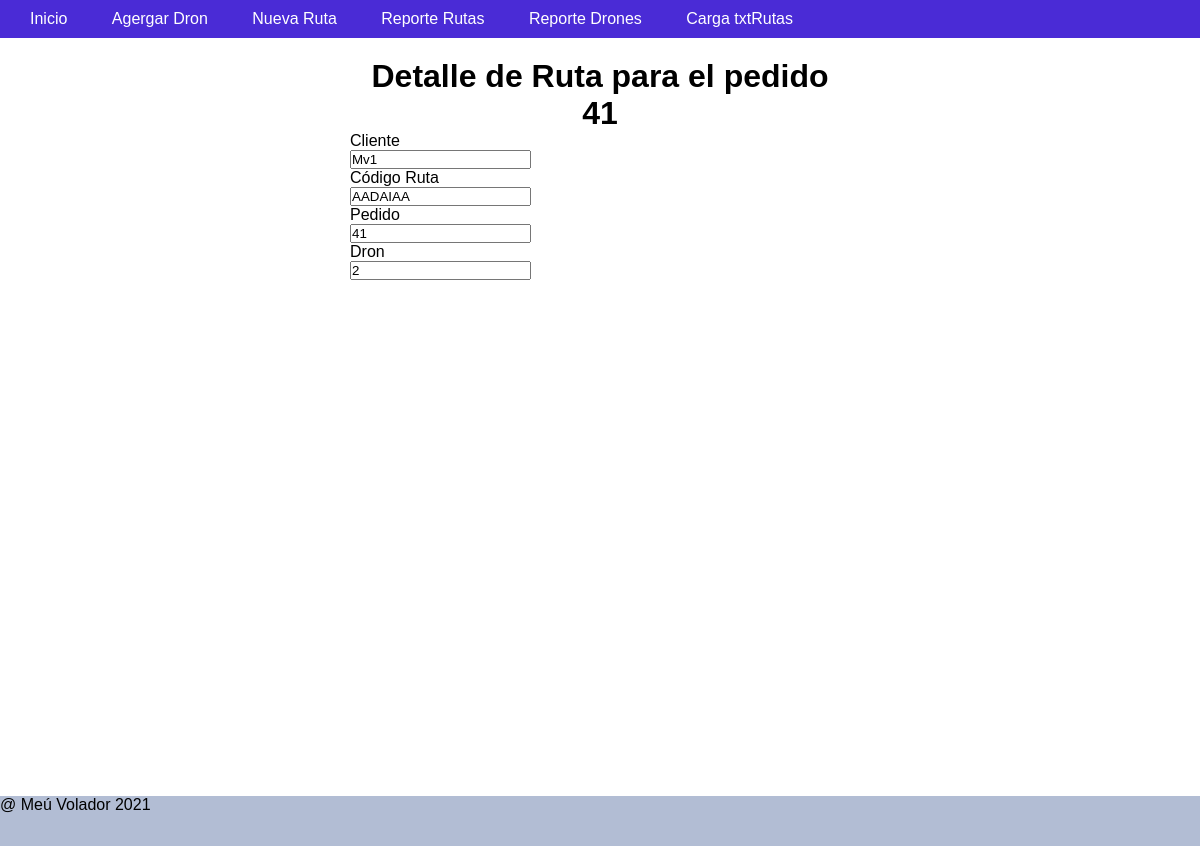
The page /reporte/DetalleRuta/7 on the database its author committed.
### tables this page shows
CREATE TABLE `rutas` (
  `id` int(11) NOT NULL AUTO_INCREMENT,
  `cliente` varchar(30) DEFAULT NULL,
  `coderuta` varchar(15) DEFAULT NULL,
  `pedido` varchar(15) DEFAULT NULL,
  `dron` int(11) DEFAULT NULL,
  `latitud` longblob DEFAULT NULL,
  `longitud` longblob DEFAULT NULL,
  PRIMARY KEY (`id`)
);

### libs/view.php (called while the page is built, shortened)
<?php
class View{
    function render($nombre){
        require 'views/' . $nombre . '.php';
    }
}
?>

### controllers/reporte.php (called while the page is built, shortened)
<?php
    class Reporte extends Controller{
        function __construct()
        {
            $this->view->rutas = [];
        }
        function DetalleRuta($param=null){
            $idRuta=$param[0];
            $ruta = $this->model->getById($idRuta);
            $this->view->ruta = $ruta;
            $this->view->mensaje ="";
            $this->view->render('reporte/detalleruta');
        }
    }
?>

### index.php (called while the page is built, shortened)
<?php
    require_once 'libs/db.php';
    require_once 'libs/controller.php';
    require_once 'libs/view.php';
    $app = new App();
?>

### models/reportemodel.php (called while the page is built, shortened)
<?php
class ReporteModel extends Model{
    public function getById($id){
        $item = new Ruta();
        $query = $this->db->connect()->prepare("SELECT * FROM RUTAS WHERE id=:id");
        try{
           $query->execute(['id'=> $id]) ;
           while ($row = $query->fetch()) {
                $item ->id =$row['id'];
                $item ->cliente =$row['cliente'];
                $item ->ruta =$row['coderuta'];
                $item ->pedido =$row['pedido'];
                $item ->dron =$row['dron'];
           }
           return $item;
        }catch(PDOException $e){
            return [];
        }
    }
}
?>

### libs/db.php (called while the page is built)
<?php
class DB{
    private $host;
    private $db;
    private $user;
    private $password;
    private $charset;
    public function __construct()
    {
        $this->host = constant('HOST');
        $this->db = constant('DB');
        $this->user = constant('USER');
        $this->password = constant('PASSWORD');
        $this->charset = constant('CHARSET');
    }
    function connect(){
        try{
            $connection = "mysql:host=" . $this->host . ";dbname=" . $this->db . ";charset=" . $this->charset;
            $options = [
                PDO::ATTR_ERRMODE            => PDO::ERRMODE_EXCEPTION,
                PDO::ATTR_EMULATE_PREPARES   => false,
            ];
            $pdo = new PDO($connection, $this->user, $this->password, $options);
            return $pdo;
        }catch(PDOException $e){
            print_r('Error connection: ' . $e->getMessage());
        }
    }
}
?>

### libs/controller.php (called while the page is built, shortened)
<?php
class Controller{
    function loadModel($model){
        $url = 'models/'.$model.'model.php';
        if(file_exists($url)){
            $this->model = new $modelName();
        }
    }
}
?>

### views/reporte/detalleruta.php (the view, shortened to what this page needs)
<!DOCTYPE html>
<html lang="en">
<head>
</head>
<body>
        <?php     require 'views/header.php';       ?>
       <div id="main">
       <h1 class="center">Detalle de Ruta para el pedido <?php echo $this->ruta->pedido; ?></h1>
       <form action="<?php echo constant('URL')?>reporte/CrearRuta" method="POST">
           <p>
               <label for="cliente">Cliente</label><br>
               <input type="text" name="cliente" value="<?php echo $this->ruta->cliente; ?>" required>
           </p>
           <p>
               <label for="ruta"> Código Ruta </label><br>
               <input type="text" name="ruta" value="<?php echo $this->ruta->ruta; ?>"required>
           </p>
           <p>
               <label for="pedido"> Pedido</label><br>
               <input type="text" name="pedido" value="<?php echo $this->ruta->pedido; ?>" required>
           </p>
           <p>
               <label for="dron"> Dron</label><br>
               <input type="text" name="dron" value="<?php echo $this->ruta->dron; ?>"required>
           </p>
                <br><br>
       </form>
       </div>
        <?php     require 'views/footer.php';       ?>
</body>
</html>

### public/css/main.css (style rules this page uses)
* { padding: 0; margin: 0; }
body { font-family: Arial, Helvetica, sans-serif; background-color: rgb(255, 255, 255); }
#main { padding: 20px 0; width: 500px; margin: 0 auto; }
.center { text-align: center; }

### rows shown on the page
rutas: pedido "41", cliente "Mv1", ruta "AADAIAA", dron "2"
